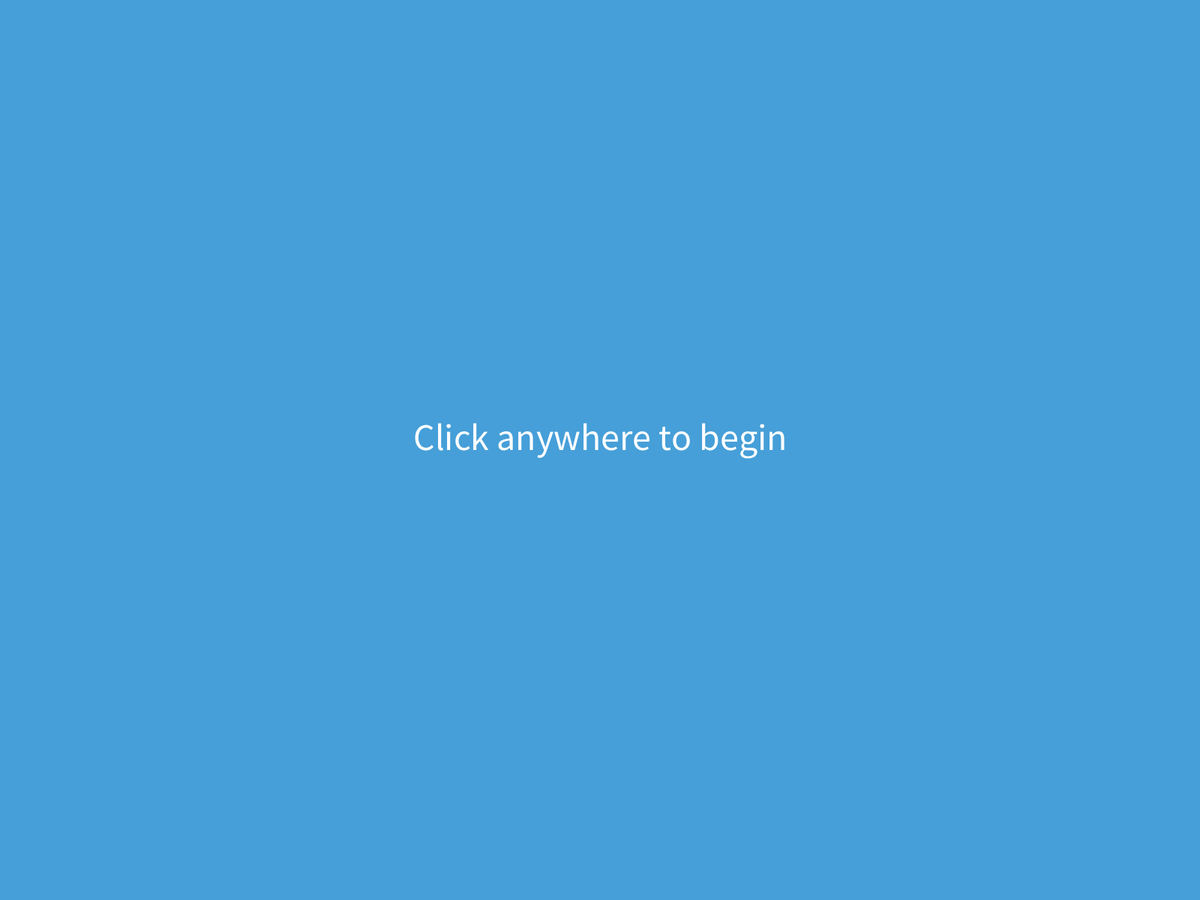
Frame 1 (no input)
Frame 60 (the mouse pressed at the canvas centre just before this capture): identical to frame 1, image omitted
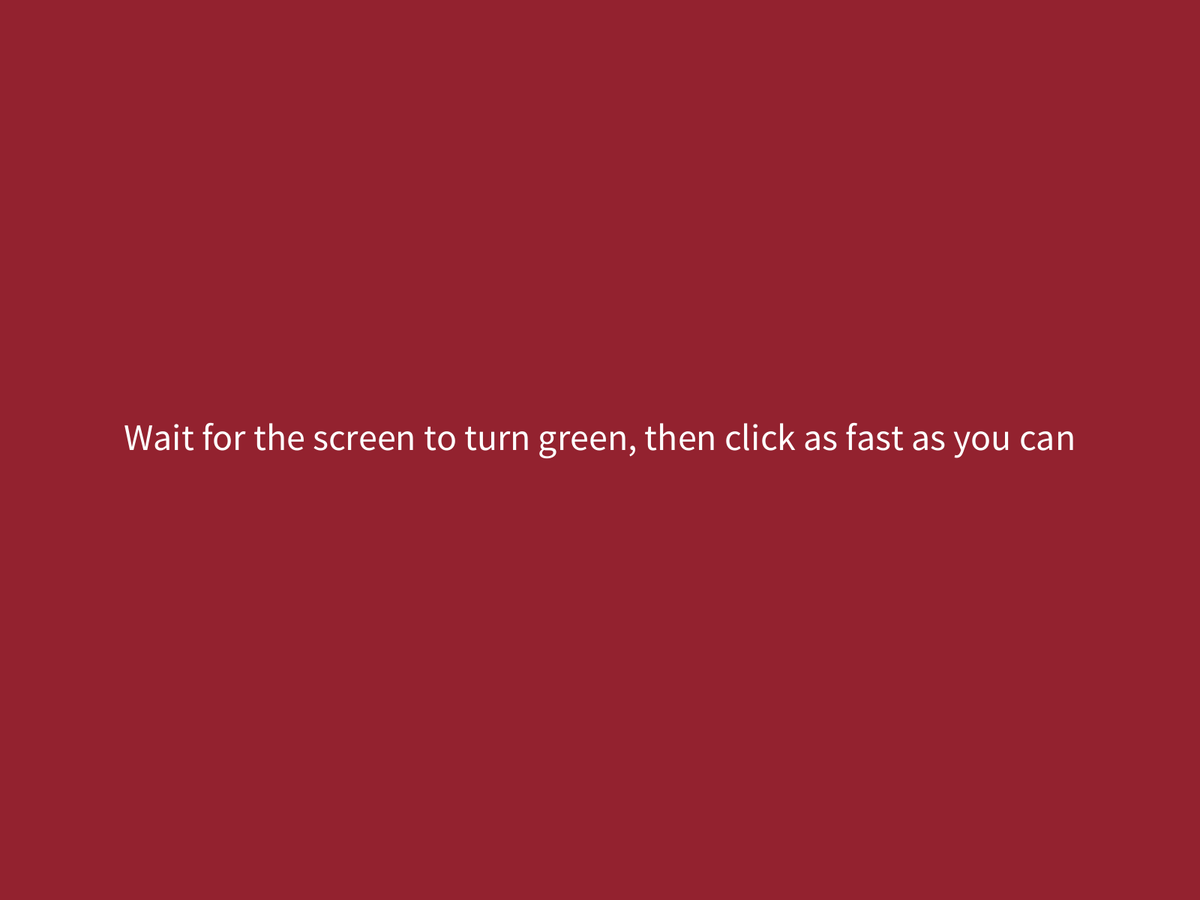
Frame 120 (the mouse held since frame 60 and released just before this capture)

The Processing sketch that drew these frames (run headless with seeded random() and noise(); from frame 60 on, the mouse is pressed at the canvas centre):

// Processing sketch: reaction
// ── reaction.pde
float time, timeLeft, average, totalTime, counter;

int state = 0;

void setup() {
 
  frameRate(1001000);
  
  fullScreen();
  
  textAlign(CENTER);
  textSize(50);
  
}

void draw() {
  
  switch(state) {
   
    case 0:
      
      background(#469FD8); // Light blue
      text("Click anywhere to begin", width/2, height/2);
      
      break;
      
    case 1:
      
      background(#93222F); // Darkish red
      text("Wait for the screen to turn green, then click as fast as you can", width/2, height/2);
      
      if(timeLeft < 0) {
       
        state++;
        time = 0;
        
      }
      
      timeLeft -= 1/frameRate;
      
      break;
      
    case 2:
      
      background(#4CE81A); //Bright green
      
      text("Click the screen now!", width/2, height/2);
      text("Time: " + round(time*1000) + "ms", width/2, height/2 + 50);
      
      time += 1/frameRate;
      
      break;
      
    case 3:
      
      background(#4CE81A); //Bright green
      text("Time: " + round(time*1000) + "ms", width/2, height/2 + 50);
      text("Average of Times: " + (round(average)) + "ms", width/2, height/2);
      
      
      
      average = (totalTime/counter)*1000; ; 
      
      break;
    
  }
  
  
}

void mousePressed() {
  
  if(state == 2) {
    
     totalTime += time;
     counter++;
     
     
   }
  
  if(state != 1) {
   
    state++;
    
  
  } 
  
  if(state == 2) {
    
     time = 0;
     
     
   }
  
  if(state == 1 || state == 0) {
   
    timeLeft = random(3, 7);
    time = 0;
    
  }
 
   if(state == 2) {
    
     totalTime += time;
     counter++;
     time = 0;
     
   }
 
   if(state > 3) {
    
     state = 1;
     
     timeLeft = random(3, 7);
     
     
     
   }
   
   
 
}
